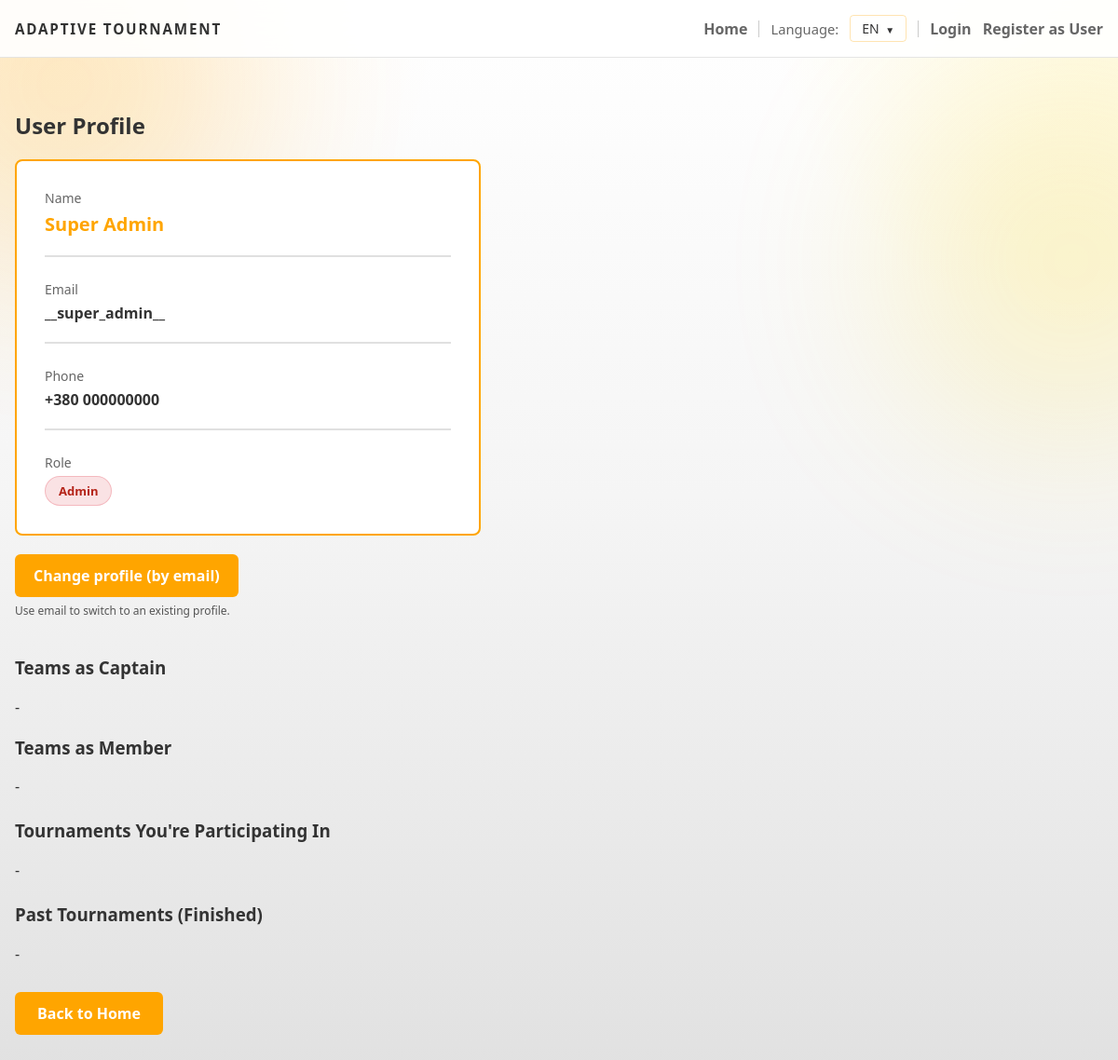
Page /user/1 on the committed database.
### backend/models.py (models this page shows, shortened)
class User(db.Model):
    id = db.Column(db.Integer, primary_key=True)
    first_name = db.Column(db.String(120), nullable=False)
    last_name = db.Column(db.String(120), nullable=False)
    email = db.Column(db.String(200), unique=True, nullable=False)
    password_hash = db.Column(db.String(255), nullable=False, default='')
    phone_country_code = db.Column(db.String(10), nullable=False, default='+380')
    phone_number = db.Column(db.String(30), nullable=False, default='')
    age = db.Column(db.Integer)
    bio = db.Column(db.Text)
    role = db.Column(db.String(30), default='team')
    is_verified = db.Column(db.Boolean, default=False)
    verification_token = db.Column(db.String(64), unique=True, nullable=True)
    last_login_at = db.Column(db.DateTime, nullable=True)
    login_token = db.Column(db.String(64), unique=True, nullable=True)
    @property
    def phone_display(self):
        if self.phone_country_code and self.phone_number:
            return f"{self.phone_country_code} {self.phone_number}"
        return self.phone_number or ''

### backend/admin.py (the view, shortened to what this page needs)
def user_profile(uid):
    u = User.query.get_or_404(uid)
    teams_captain = Team.query.filter_by(captain_id=u.id).all()
    teams_member = list(u.teams)
    participating = []
    past = []
    seen = set()
    return render_template('profile.html', user=u, teams_captain=teams_captain, teams_member=teams_member, participating=participating, past=past)

### backend/app.py (called while the page is built)
@app.context_processor
def inject_user_processor():
    return inject_user()

@app.context_processor
def translation_processor():
    return translation()

### backend/app_helpers.py (called while the page is built)
def get_current_user():
    uid = session.get('user_id')
    if uid:
        return db.session.get(User, uid)
    return None

def inject_user():
    return {'get_current_user': get_current_user}

### backend/translations.py (called while the page is built)
def get_text(key, lang='en', **kwargs):
    if lang not in TRANSLATIONS:
        lang = 'en'
    text = TRANSLATIONS[lang].get(key, TRANSLATIONS['en'].get(key, key))
    if kwargs:
        try:
            return text.format(**kwargs)
        except Exception:
            return text
    return text

### templates/profile.html (shortened to what this page needs)
{% extends 'base.html' %}
{% block content %}
  <h2>{{ t('user_profile') }}</h2>
  <div style="max-width: 500px; background: #ffffff; border: 2px solid #ffa500; padding: 30px; border-radius: 8px; margin-top: 20px;">
    <div style="margin-bottom: 25px; padding-bottom: 20px; border-bottom: 2px solid #e0e0e0;">
      <div style="font-size: 14px; color: #666; margin-bottom: 5px;">{{ t('name') }}</div>
      <div style="font-size: 20px; font-weight: 700; color: #ffa500;">{{ user.first_name }} {{ user.last_name }}</div>
    </div>
    <div style="margin-bottom: 25px; padding-bottom: 20px; border-bottom: 2px solid #e0e0e0;">
      <div style="font-size: 14px; color: #666; margin-bottom: 5px;">{{ t('email') }}</div>
      <div style="font-size: 16px; font-weight: 600;">{{ user.email }}</div>
    </div>
    {% if user.phone_display %}
      <div style="margin-bottom: 25px; padding-bottom: 20px; border-bottom: 2px solid #e0e0e0;">
        <div style="font-size: 14px; color: #666; margin-bottom: 5px;">{{ t('phone') }}</div>
        <div style="font-size: 16px; font-weight: 600;">{{ user.phone_display }}</div>
      </div>
    {% endif %}
    <div>
      <div style="font-size: 14px; color: #666; margin-bottom: 5px;">{{ t('role') }}</div>
      <div>
        <span style="display: inline-block; padding: 6px 14px; border-radius: 20px; font-weight: 600; font-size: 13px;
          {% if user.role == 'admin' %}background: rgba(220, 53, 69, 0.14); color: #b42318; border: 1px solid rgba(220, 53, 69, 0.24);
          {% elif user.role == 'jury' %}background: #fff3e0; color: #ef6c00;
          {% else %}background: #fff8e1; color: #f57c00;
          {% endif %}">
          {% if user.role == 'admin' %}
            {{ t('admin_short') }}
          {% elif user.role == 'jury' %}
            {{ t('jury_short') }}
          {% else %}
            {{ t('team') }}
          {% endif %}
        </span>
      </div>
    </div>
  </div>
  <div style="margin-top: 20px;">
    <a href="/profile/switch" style="display: inline-block; padding: 12px 20px; background: #ffa500; color: white; text-decoration: none; border-radius: 6px; font-weight: 600;">{{ t('change_profile_by_email') }}</a>
    <p style="font-size: 12px; color: #555; margin-top: 6px;">{{ t('use_email_switch') }}</p>
  </div>
  <div style="margin-top: 40px;">
    <h3>{{ t('teams_as_captain') }}</h3>
    {% if teams_captain %}
      <ul>
        {% for team in teams_captain %}
          <li>
            <a href="/tournament/{{ team.tournament_id }}">{{ team.name }}</a>
            {% if team.tournament.status == 'Registration' %}
              <a href="/edit_team_members/{{ team.id }}" style="margin-left:10px; display:inline-block; padding:6px 12px; background:#ffa500; color:white; text-decoration:none; border-radius:4px; font-size:90%;">{{ t('edit_composition') }}</a>
            {% endif %}
          </li>
        {% endfor %}
      </ul>
    {% else %}
      <p>-</p>
    {% endif %}
    <h3 style="margin-top:20px;">{{ t('teams_as_member') }}</h3>
    {% if teams_member %}
      <ul>
        {% for team in teams_member %}
          <li>
            <a href="/tournament/{{ team.tournament_id }}">{{ team.name }}</a>
            {% if team.tournament.status == 'Registration' %}
              <a href="/edit_team_members/{{ team.id }}" style="margin-left:10px; display:inline-block; padding:6px 12px; background:#ffa500; color:white; text-decoration:none; border-radius:4px; font-size:90%;">{{ t('edit_composition') }}</a>
            {% endif %}
          </li>
        {% endfor %}
      </ul>
    {% else %}
      <p>-</p>
    {% endif %}
    <h3 style="margin-top:24px;">{{ t('tournaments_participating') }}</h3>
    {% if participating %}
      <ul>
        {% for tour in participating %}
          <li><a href="/tournament/{{ tour.id }}">{{ tour.name }} - {{ translate_value(tour.status) }}</a></li>
        {% endfor %}
      </ul>
    {% else %}
      <p>-</p>
    {% endif %}
    <h3 style="margin-top:24px;">{{ t('past_tournaments_finished') }}</h3>
    {% if past %}
      <ul>
        {% for tour in past %}
          <li>
            <a href="/tournament/{{ tour.id }}">{{ tour.name }} - {{ translate_value(tour.status) }}</a>
            <a href="/leaderboard/{{ tour.id }}" style="margin-left:10px; display:inline-block; padding:6px 12px; background:#ffa500; color:white; text-decoration:none; border-radius:4px; font-size:90%;">{{ t('leaderboard') }}</a>
          </li>
        {% endfor %}
      </ul>
    {% else %}
      <p>-</p>
    {% endif %}
  </div>
  <div style="margin-top: 30px;">
    <a href="/" style="padding: 12px 24px; background: #ffa500; color: white; border-radius: 6px; text-decoration: none; font-weight: 600; display: inline-block;">{{ t('back_home') }}</a>
  </div>
{% endblock %}

### static/css/main.css (style rules this page uses)
:root { --bg: #ffffff; --bg-soft: #f9f9f9; --panel: rgba(255, 255, 255, 0.95); --panel-border: rgba(255, 165, 0, 0.3); --text: #333333; --muted: #666666; --accent: #ffa500; --accent-strong: #ff8c00; --success: #32cd32; --warning: #ffd700; --danger: #ff6347; --font-ui: "Segoe UI", "Trebuchet MS", Arial, sans-serif; --font-display: var(--font-ui); --font-body: var(--font-ui); }
* { box-sizing: border-box; }
html { scroll-behavior: smooth; }
body { margin: 0; min-height: 100vh; font-family: var(--font-body); color: var(--text); background: radial-gradient(circle at top left, rgba(255, 165, 0, 0.1), transparent 28%), radial-gradient(circle at top right, rgba(255, 215, 0, 0.1), transparent 22%), linear-gradient(180deg, #ffffff 0%, #f5f5f5 45%, #e0e0e0 100%); }
a { color: inherit; }
.container > h1, .container > h2, .container > h3, .container > h4, .container > p, .container > ul, .container > ol, .container > section, .container > form, .container > table { color: var(--text); }
h1, h2, h3, h4, h5, h6, .page-title, .hero-title, .hero-panel-title, .tournament-name { font-family: var(--font-display); }
body, p, li, label, input, textarea, select, button, a, th, td, .flash-message, .status-chip, .status-pill { font-family: var(--font-body); }
.container a:not(.primary-button):not(.secondary-button):not(.panel-link):not(.brand-mark) { color: #ffa500; }

### rows in the picture
User: first_name "Super", last_name "Admin", email "__super_admin__", phone_display "+380 000000000"

### other values in the picture
{{ t('app_title') }} "ADAPTIVE TOURNAMENT"
{{ t('home') }} "Home"
{{ t('language') }} "Language"
{{ lang|upper }} "EN"
{{ t('login') }} "Login"
{{ t('register') }} "Register as User"
{{ t('user_profile') }} "User Profile"
{{ t('name') }} "Name"
{{ t('email') }} "Email"
{{ t('phone') }} "Phone"
{{ t('role') }} "Role"
{{ t('admin_short') }} "Admin"
{{ t('change_profile_by_email') }} "Change profile (by email)"
{{ t('use_email_switch') }} "Use email to switch to an existing profile."
{{ t('teams_as_captain') }} "Teams as Captain"
